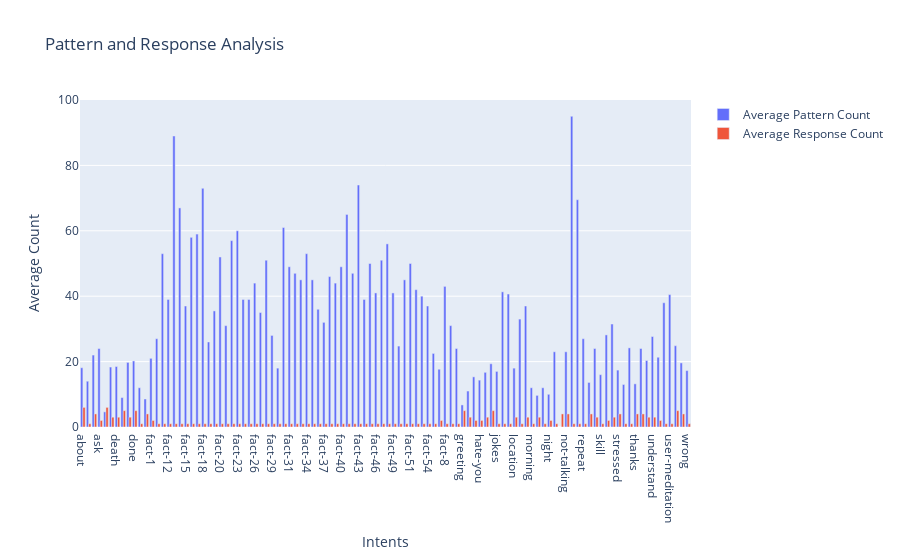

Write notebook code for a chart like this one.
### Markdown cell above
# Pattern and Response Analysis

* Explore the patterns and responses associated with each intent.
* Calculate the average number of patterns and responses per intent.
* Visualize this information using a Plotly bar plot, where the x-axis represents the intents, and the y-axis represents the average count of patterns or responses.
* Interpret the plot to understand the varying degrees of complexity and diversity in patterns and responses across different intents.

### Code cell
df['pattern_count'] = df['patterns'].apply(lambda x: len(x))
df['response_count'] = df['responses'].apply(lambda x: len(x))
avg_pattern_count = df.groupby('tag')['pattern_count'].mean()
avg_response_count = df.groupby('tag')['response_count'].mean()

fig = go.Figure()
fig.add_trace(go.Bar(x=avg_pattern_count.index, y=avg_pattern_count.values, name='Average Pattern Count'))
fig.add_trace(go.Bar(x=avg_response_count.index, y=avg_response_count.values, name='Average Response Count'))
fig.update_layout(title='Pattern and Response Analysis', xaxis_title='Intents', yaxis_title='Average Count')
fig.show()

### Figure 1 — Plotly figure (JSON) as saved in the notebook; plotly's stock layout.template omitted (floating-point values rounded to 4 significant figures)
{"data": [{"name": "Average Pattern Count", "type": "bar", "x": ["about", "afternoon", "anxious", "ask", "casual", "creation", "death", "default", "depressed", "done", "evening", "exit", "fact-1", "fact-10", "fact-11", "fact-12", "fact-13", "fact-14", "fact-15", "fact-16", "fact-17", "fact-18", "fact-19", "fact-2", "fact-20", "fact-21", "fact-22", "fact-23", "fact-24", "fact-25", "fact-26", "fact-27", "fact-28", "fact-29", "fact-3", "fact-30", "fact-31", "fact-32", "fact-33", "fact-34", "fact-35", "fact-36", "fact-37", "fact-38", "fact-39", "fact-40", "fact-41", "fact-42", "fact-43", "fact-44", "fact-45", "fact-46", "fact-47", "fact-48", "fact-49", "fact-5", "fact-50", "fact-51", "fact-52", "fact-53", "fact-54", "fact-6", "fact-7", "fact-8", "fact-9", "friends", "greeting", "happy", "hate-me", "hate-you", "help", "joke", "jokes", "learn-mental-health", "learn-more", "location", "meditation", "mental-health-fact", "morning", "name", "neutral-response", "night", "no-approach", "no-response", "not-talking", "pandora-useful", "problem", "repeat", "sad", "scared", "skill", "sleep", "something-else", "stressed", "stupid", "suicide", "thanks", "trust_broken", "trust_issue", "understand", "user-advice", "user-agree", "user-meditation", "what_to_do", "worthless", "wrong"], "y": [18.12, 14, 22, 24, 4.636, 18.33, 18.5, 9, 19.75, 20.2, 12, 8.571, 21, 27, 53, 39, 89, 67, 37, 58, 59, 73, 26, 35.5, 52, 31, 57, 60, 39, 39, 44, 35, 51, 28, 18, 61, 49, 47, 45, 53, 45, 36, 32, 46, 44, 49, 65, 47, 74, 39, 50, 41, 51, 56, 41, 24.75, 45, 50, 42, 40, 37, 22.5, 17.67, 43, 31, 24, 6.75, 11, 15.33, 14.33, 16.71, 19.33, 17, 41.33, 40.67, 18, 33, 37, 12, 9.667, 12, 10, 23, 0, 23, 95, 69.5, 27, 13.62, 24, 16, 28.17, 31.5, 17.4, 13, 24.2, 13.2, 24, 20.33, 27.67, 21.33, 38, 40.5, 24.86, 19.6, 17.25]}, {"name": "Average Response Count", "type": "bar", "x": ["about", "afternoon", "anxious", "ask", "casual", "creation", "death", "default", "depressed", "done", "evening", "exit", "fact-1", "fact-10", "fact-11", "fact-12", "fact-13", "fact-14", "fact-15", "fact-16", "fact-17", "fact-18", "fact-19", "fact-2", "fact-20", "fact-21", "fact-22", "fact-23", "fact-24", "fact-25", "fact-26", "fact-27", "fact-28", "fact-29", "fact-3", "fact-30", "fact-31", "fact-32", "fact-33", "fact-34", "fact-35", "fact-36", "fact-37", "fact-38", "fact-39", "fact-40", "fact-41", "fact-42", "fact-43", "fact-44", "fact-45", "fact-46", "fact-47", "fact-48", "fact-49", "fact-5", "fact-50", "fact-51", "fact-52", "fact-53", "fact-54", "fact-6", "fact-7", "fact-8", "fact-9", "friends", "greeting", "happy", "hate-me", "hate-you", "help", "joke", "jokes", "learn-mental-health", "learn-more", "location", "meditation", "mental-health-fact", "morning", "name", "neutral-response", "night", "no-approach", "no-response", "not-talking", "pandora-useful", "problem", "repeat", "sad", "scared", "skill", "sleep", "something-else", "stressed", "stupid", "suicide", "thanks", "trust_broken", "trust_issue", "understand", "user-advice", "user-agree", "user-meditation", "what_to_do", "worthless", "wrong"], "y": [6, 1, 4, 2, 6, 3, 3, 5, 3, 5, 1, 4, 2, 1, 1, 1, 1, 1, 1, 1, 1, 1, 1, 1, 1, 1, 1, 1, 1, 1, 1, 1, 1, 1, 1, 1, 1, 1, 1, 1, 1, 1, 1, 1, 1, 1, 1, 1, 1, 1, 1, 1, 1, 1, 1, 1, 1, 1, 1, 1, 1, 1, 2, 1, 1, 1, 5, 3, 2, 2, 3, 5, 1, 1, 1, 3, 1, 3, 1, 3, 1, 2, 1, 4, 4, 1, 1, 1, 4, 3, 1, 2, 3, 4, 1, 1, 4, 4, 3, 3, 2, 1, 1, 5, 4, 1]}], "layout": {"title": {"text": "Pattern and Response Analysis"}, "xaxis": {"title": {"text": "Intents"}}, "yaxis": {"title": {"text": "Average Count"}}}}
